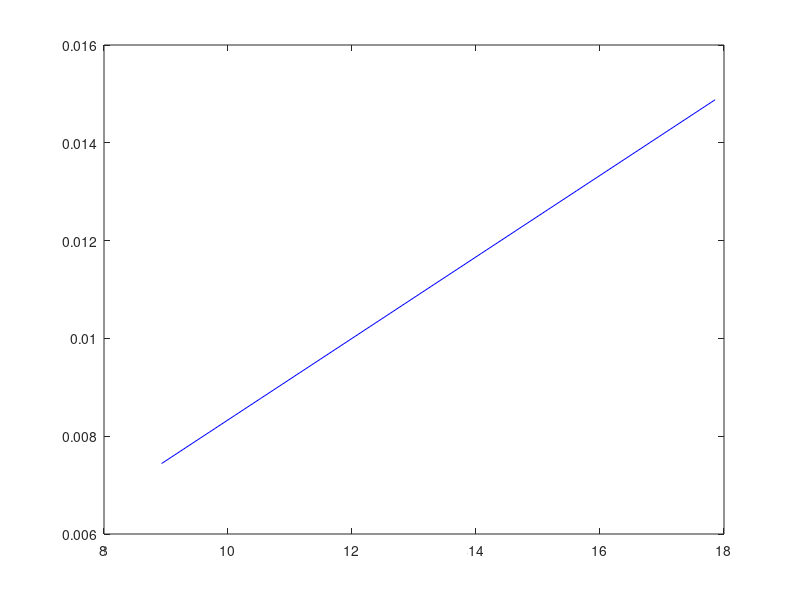

MATLAB code to generate this figure:
function [ u,w,c ] = mdftp1_1(  )
format short
c=cell(17,10);
x=zeros(1,16);
y=zeros(1,16);
z=zeros(1,16);
u=zeros(1,16);
w=zeros(1,16);
c{1,1}='m';
c{1,2}='Z';
c{1,3}='Zcg';
c{1,4}='1/Zcg';
c{1,5}='Zcp';
c{1,6}='Zcp-Zcg';
c{1,7}='(Fp)th';
c{1,8}='Lfp';
c{1,9}='(Fp)prat';
c{1,10}='delta(Fp)prat';
c{2,1}=0.47;
c{3,1}=0.45;
c{4,1}=0.44;
c{5,1}=0.42;
c{6,1}=0.4;
c{7,1}=0.39;
c{8,1}=0.37;
c{9,1}=0.35;
c{10,1}=0.34;
c{11,1}=0.32;
c{12,1}=0.3;
c{13,1}=0.29;
c{14,1}=0.28;
c{15,1}=0.27;
c{16,1}=0.25;
c{17,1}=0.24;
c{2,2}=0.162;
c{3,2}=0.156;
c{4,2}=0.153;
c{5,2}=0.149;
c{6,2}=0.145;
c{7,2}=0.142;
c{8,2}=0.137;
c{9,2}=0.132;
c{10,2}=0.130;
c{11,2}=0.125;
c{12,2}=0.121;
c{13,2}=0.118;
c{14,2}=0.116;
c{15,2}=0.114;
c{16,2}=0.109;
c{17,2}=0.106;
a=0.1;
d=0.1;
b=0.075;
Lp=0.28;
p=1000;
g=9.81;
Zcg=0; 
Zcp=0;
Fpth=0;
Lfp=0;
Fpprat=0;
Z=0;
dZ=0.001;
n=0;
for i=2:17
m=c{i,1};    
Z=c{i,2};
Zcg=Z-(a/2);
c{i,3}=Zcg;
c{i,4}=(1./Zcg);
Zcp=Zcg+((a^2)./(12*Zcg));
c{i,5}=Zcp;
c{i,6}=Zcp-Zcg;
Fpth=p*g*(Z-(a./2))*a*b;
c{i,7}=Fpth;
Lfp=d+(a/2)+(a^2./(12*Zcg));
c{i,8}=Lfp;
Fpprat=m*g*(Lp./Lfp);
c{i,9}=Fpprat;
df=Fpprat*(dZ/Z);
c{i,10}=df;
x(1,i-1)=Z;
y(1,i-1)=Fpth;
z(1,i-1)=Fpprat;
u(1,i-1)=(1./Zcg);
w(1,i-1)=Zcp-Zcg;
n=n+(a*b)*(Zcg*(Zcp-Zcg));
end
c
n=n/16
%plot(x,y,'r')
%grid on
%hold on
%plot(x,z,'g')
%hold on
plot(u,w,'b')

end

